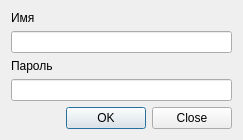
<?xml version="1.0" encoding="UTF-8"?>
<ui version="4.0">
 <class>Login_dialog</class>
 <widget class="QDialog" name="Login_dialog">
  <property name="windowModality">
   <enum>Qt::ApplicationModal</enum>
  </property>
  <property name="geometry">
   <rect>
    <x>0</x>
    <y>0</y>
    <width>243</width>
    <height>139</height>
   </rect>
  </property>
  <property name="windowTitle">
   <string>Вход</string>
  </property>
  <property name="modal">
   <bool>false</bool>
  </property>
  <layout class="QVBoxLayout" name="verticalLayout">
   <item>
    <widget class="QLabel" name="user_login_label">
     <property name="text">
      <string>Имя</string>
     </property>
     <property name="buddy">
      <cstring>user_login_edit</cstring>
     </property>
    </widget>
   </item>
   <item>
    <widget class="QLineEdit" name="user_login_edit"/>
   </item>
   <item>
    <widget class="QLabel" name="user_password_label">
     <property name="text">
      <string>Пароль</string>
     </property>
     <property name="buddy">
      <cstring>user_password_edit</cstring>
     </property>
    </widget>
   </item>
   <item>
    <widget class="QLineEdit" name="user_password_edit">
     <property name="echoMode">
      <enum>QLineEdit::Password</enum>
     </property>
    </widget>
   </item>
   <item>
    <spacer name="verticalSpacer">
     <property name="orientation">
      <enum>Qt::Vertical</enum>
     </property>
     <property name="sizeHint" stdset="0">
      <size>
       <width>20</width>
       <height>40</height>
      </size>
     </property>
    </spacer>
   </item>
   <item>
    <layout class="QHBoxLayout" name="horizontalLayout">
     <item>
      <spacer name="horizontalSpacer">
       <property name="orientation">
        <enum>Qt::Horizontal</enum>
       </property>
       <property name="sizeHint" stdset="0">
        <size>
         <width>40</width>
         <height>20</height>
        </size>
       </property>
      </spacer>
     </item>
     <item>
      <widget class="QDialogButtonBox" name="buttonBox">
       <property name="orientation">
        <enum>Qt::Horizontal</enum>
       </property>
       <property name="standardButtons">
        <set>QDialogButtonBox::Close|QDialogButtonBox::Ok</set>
       </property>
       <property name="centerButtons">
        <bool>false</bool>
       </property>
      </widget>
     </item>
    </layout>
   </item>
  </layout>
 </widget>
 <resources/>
 <connections/>
</ui>
